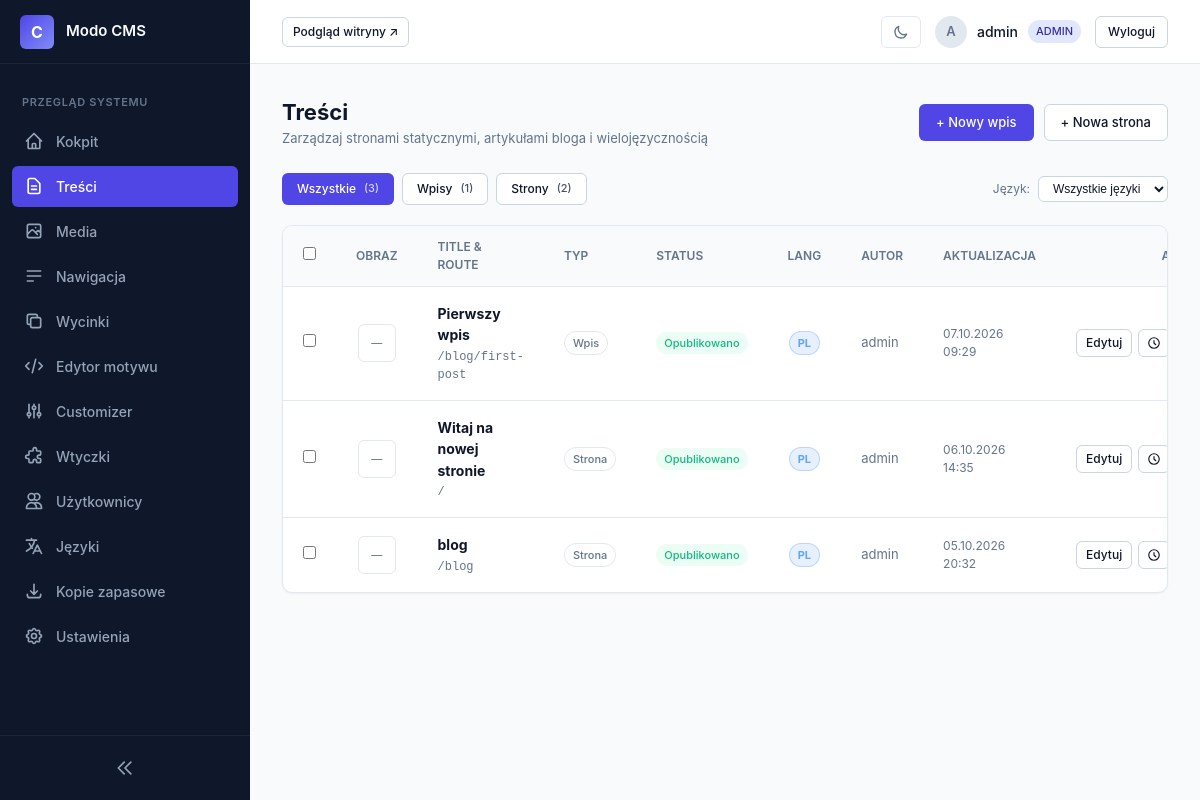
Screenshot of /admin/pages.php (signed in) with the database file from the repository.
### tables this page shows
CREATE TABLE pages (
                    id INTEGER PRIMARY KEY AUTOINCREMENT,
                    parent_id INTEGER DEFAULT 0,
                    slug TEXT NOT NULL,
                    title TEXT NOT NULL,
                    content TEXT,
                    type TEXT NOT NULL DEFAULT 'page',
                    status TEXT DEFAULT 'published',
                    lang TEXT NOT NULL DEFAULT 'en',
                    translation_group TEXT NOT NULL,
                    featured_image TEXT,
                    meta_title TEXT,
                    meta_description TEXT,
                    author_id INTEGER REFERENCES users(id) ON DELETE SET NULL,
                    created_at DATETIME DEFAULT CURRENT_TIMESTAMP,
                    updated_at DATETIME DEFAULT CURRENT_TIMESTAMP
                );

CREATE TABLE users (
                    id INTEGER PRIMARY KEY AUTOINCREMENT,
                    username TEXT UNIQUE NOT NULL,
                    password_hash TEXT NOT NULL,
                    email TEXT UNIQUE NOT NULL,
                    role TEXT NOT NULL DEFAULT 'admin',
                    admin_lang TEXT NOT NULL DEFAULT 'en',
                    api_token TEXT UNIQUE,
                    reset_token TEXT UNIQUE,
                    reset_expires DATETIME,
                    created_at DATETIME DEFAULT CURRENT_TIMESTAMP
                , totp_secret TEXT, totp_enabled INTEGER NOT NULL DEFAULT 0);

### core/Security.php (called while the page is built, shortened)
<?php
final class Security {
    public static function sanitize(string $data): string {
        return htmlspecialchars(trim($data), ENT_QUOTES, 'UTF-8');
    }
}

### core/Router.php (called while the page is built, shortened)
<?php
final class Router {
    public static function getOption(string $configurationKey, string $defaultFallback = ''): string {
        $database = Database::getConnection();
        $statement = $database->prepare("SELECT value FROM settings WHERE key = :key LIMIT 1");
        $statement->execute([':key' => $configurationKey]);
        $resultRow = $statement->fetch();
        return $resultRow ? (string)$resultRow['value'] : $defaultFallback;
    }
    public static function getPostsPageSlug(): string {
        $configuredPostsId = (int)self::getOption('posts_page_id', '0');
        if ($configuredPostsId > 0) {
            $database = Database::getConnection();
            $statement = $database->prepare("SELECT slug FROM pages WHERE id = :pid LIMIT 1");
            $statement->execute([':pid' => $configuredPostsId]);
            $resolvedSlug = $statement->fetchColumn();
            if ($resolvedSlug !== false && $resolvedSlug !== null && $resolvedSlug !== '') {
                return (string)$resolvedSlug;
            }
        }
        return 'blog';
    }
}

### admin/pages.php (the view, shortened to what this page needs)
<?php
$db = Database::getConnection();
$currentType = $_GET['type'] ?? 'all';
$currentLang = $_GET['lang'] ?? 'all';
$allPagesStmt = $db->query("SELECT id, parent_id, slug, lang, type FROM pages");
$lookupPages = [];
while ($p = $allPagesStmt->fetch()) {
    $lookupPages[(int)$p['id']] = $p;
}
function resolveFullSlug(array $item, array $lookup): string {
    if ($item['type'] === 'post') {
        return '/' . \Core\Router::getPostsPageSlug() . '/' . $item['slug'];
    }
    $slugs = [];
    $curr = (int)$item['id'];
    $visited = [];
    $limit = 20;
    while ($curr > 0 && isset($lookup[$curr]) && !in_array($curr, $visited, true) && $limit-- > 0) {
        $visited[] = $curr;
        if (!empty($lookup[$curr]['slug']) && $lookup[$curr]['slug'] !== 'home') {
            array_unshift($slugs, $lookup[$curr]['slug']);
        }
        $curr = (int)($lookup[$curr]['parent_id'] ?? 0);
    }
    return '/' . implode('/', $slugs);
}
$sql = "SELECT p.*, u.username as author_name FROM pages p LEFT JOIN users u ON p.author_id = u.id";
$params = [];
$sql .= " ORDER BY p.updated_at DESC";
$stmt = $db->prepare($sql);
$stmt->execute($params);
$items = $stmt->fetchAll();
$countAll = (int)$db->query("SELECT COUNT(*) FROM pages")->fetchColumn();
$countPosts = (int)$db->query("SELECT COUNT(*) FROM pages WHERE type = 'post'")->fetchColumn();
$countPages = (int)$db->query("SELECT COUNT(*) FROM pages WHERE type = 'page'")->fetchColumn();
require_once __DIR__ . '/views/header.php';
?>
<div class="page-header" style="margin-bottom: 24px;">
    <div>
        <h1 class="page-title"><?= _e('Content') ?></h1>
        <p style="color: var(--text-muted); font-size: 13px;"><?= _e('Manage static pages, blog articles, and localized content') ?></p>
    </div>
    <div style="display: flex; gap: 10px;">
        <a href="page-edit.php?type=post" class="btn btn-primary">+ <?= _e('New Post') ?></a>
        <a href="page-edit.php?type=page" class="btn btn-secondary">+ <?= _e('New Page') ?></a>
    </div>
</div>
<div style="display: flex; justify-content: space-between; align-items: center; flex-wrap: wrap; gap: 12px; margin-bottom: 20px;">
    <div style="display: flex; gap: 8px; align-items: center;">
        <a href="pages.php?type=all&lang=<?= urlencode($currentLang) ?>"
           class="btn <?= $currentType === 'all' ? 'btn-primary' : 'btn-secondary' ?>"
           style="padding: 6px 14px; font-size: 12px;">
            <?= _e('All') ?> <span style="opacity: 0.75; font-size: 11px;">(<?= $countAll ?>)</span>
        </a>
        <a href="pages.php?type=post&lang=<?= urlencode($currentLang) ?>"
           class="btn <?= $currentType === 'post' ? 'btn-primary' : 'btn-secondary' ?>"
           style="padding: 6px 14px; font-size: 12px;">
            <?= _e('Posts') ?> <span style="opacity: 0.75; font-size: 11px;">(<?= $countPosts ?>)</span>
        </a>
        <a href="pages.php?type=page&lang=<?= urlencode($currentLang) ?>"
           class="btn <?= $currentType === 'page' ? 'btn-primary' : 'btn-secondary' ?>"
           style="padding: 6px 14px; font-size: 12px;">
            <?= _e('Pages') ?> <span style="opacity: 0.75; font-size: 11px;">(<?= $countPages ?>)</span>
        </a>
    </div>
    <div style="display: flex; align-items: center; gap: 8px;">
        <span style="font-size: 12px; color: var(--text-muted);"><?= _e('Language:') ?></span>
        <select class="form-control" style="width: auto; padding: 4px 10px; font-size: 12px;" onchange="location.href='pages.php?type=<?= urlencode($currentType) ?>&lang=' + this.value">
            <option value="all" <?= $currentLang === 'all' ? 'selected' : '' ?>><?= _e('All Languages') ?></option>
        </select>
    </div>
</div>
<form method="post" id="bulk-form" style="margin: 0;">
<div class="table-container card" style="padding: 0; overflow: hidden; border: 1px solid var(--border-subtle);">
    <table class="pro-table">
        <thead>
            <tr>
                <th style="width: 40px; text-align: center;"><input type="checkbox" id="bulk-select-all" aria-label="<?= _e('Select all') ?>"></th>
                <th style="width: 54px; text-align: center;"><?= _e('Image') ?></th>
                <th><?= _e('Title & Route') ?></th>
                <th style="width: 90px;"><?= _e('Type') ?></th>
                <th style="width: 100px;"><?= _e('Status') ?></th>
                <th style="width: 70px; text-align: center;"><?= _e('Lang') ?></th>
                <th style="width: 120px;"><?= _e('Author') ?></th>
                <th style="width: 130px;"><?= _e('Updated') ?></th>
                <th style="text-align: right; width: 110px;"><?= _e('Actions') ?></th>
            </tr>
        </thead>
        <tbody>
            <?php if (empty($items)): ?>
                <tr>
                    <td colspan="9" style="text-align: center; color: var(--text-muted); padding: 48px 20px;">
                        <p style="margin: 0; font-size: 14px;"><?= _e('No matching documents found.') ?></p>
                    </td>
                </tr>
            <?php else: ?>
                <?php foreach ($items as $item):
                    $fullPath = resolveFullSlug($item, $lookupPages);
                ?>
                    <tr>
                        <td style="text-align: center; vertical-align: middle;">
                            <input type="checkbox" class="bulk-checkbox" name="ids[]" value="<?= (int)$item['id'] ?>" aria-label="<?= _e('Select') ?>">
                        </td>
                        <td style="text-align: center; vertical-align: middle;">
                            <?php if (!empty($item['featured_image'])): ?>
                                <img src="<?= htmlspecialchars($item['featured_image'], ENT_QUOTES, 'UTF-8') ?>"
                                     alt="Thumb"
                                     style="width: 38px; height: 38px; object-fit: cover; border-radius: var(--radius-sm, 6px); border: 1px solid var(--border-subtle); display: block; margin: 0 auto;">
                            <?php else: ?>
                                <div style="width: 38px; height: 38px; background: var(--bg-surface, #1e293b); border: 1px solid var(--border-subtle); border-radius: var(--radius-sm, 6px); display: flex; align-items: center; justify-content: center; color: var(--text-muted); font-size: 11px; margin: 0 auto;">
                                    &mdash;
                                </div>
                            <?php endif; ?>
                        </td>
                        <td>
                            <strong style="font-size: 14px;">
                                <a href="page-edit.php?id=<?= $item['id'] ?>" style="color: var(--text-main); text-decoration: none;">
                                    <?= Security::sanitize($item['title']) ?>
                                </a>
                            </strong>
                            <div style="color: var(--text-muted); font-size: 12px; font-family: ui-monospace, monospace; margin-top: 2px;">
                                <?= htmlspecialchars($fullPath, ENT_QUOTES, 'UTF-8') ?>
                            </div>
                        </td>
                        <td>
                            <span class="badge" style="background: var(--bg-surface, #1e293b); color: var(--text-muted); border: 1px solid var(--border-subtle); font-size: 11px;">
                            </span>
                        </td>
                        <td>
                            <span class="badge <?= $item['status'] === 'published' ? 'badge-success' : 'badge-warning' ?>" style="font-size: 11px;">
                            </span>
                        </td>
                        <td style="text-align: center;">
                            <span class="badge" style="background: rgba(59, 130, 246, 0.12); color: var(--accent, #60a5fa); border: 1px solid rgba(59, 130, 246, 0.25); font-size: 11px; font-weight: 700;">
                                <?= strtoupper(Security::sanitize($item['lang'])) ?>
                            </span>
                        </td>
                        <td style="color: var(--text-muted); font-size: 13px;">
                            <?= Security::sanitize($item['author_name'] ?? 'System') ?>
                        </td>
                        <td style="color: var(--text-muted); font-size: 12px;">
                            <?= date('d.m.Y H:i', strtotime($item['updated_at'])) ?>
                        </td>
                        <td style="text-align: right; vertical-align: middle;">
                            <div style="display: inline-flex; gap: 6px;">
                                <a href="page-edit.php?id=<?= $item['id'] ?>" class="btn btn-secondary" style="padding: 4px 9px; font-size: 12px;">
                                    <?= _e('Edit') ?>
                                </a>
                                <a href="page-edit.php?id=<?= $item['id'] ?>#revisions-card" class="btn btn-secondary" style="padding: 4px 8px; font-size: 12px; line-height: 1;" title="<?= _e('Revision History') ?>" aria-label="<?= _e('Revision History') ?>">
                                    <svg style="width: 14px; height: 14px; vertical-align: middle;" fill="none" stroke="currentColor" stroke-width="2" viewBox="0 0 24 24"><path stroke-linecap="round" stroke-linejoin="round" d="M12 8v4l3 3m6-3a9 9 0 11-18 0 9 9 0 0118 0z"/></svg>
                                </a>
                            </div>
                        </td>
                    </tr>
                <?php endforeach; ?>
            <?php endif; ?>
        </tbody>
    </table>
</div>
</form>
<?php require_once __DIR__ . '/views/footer.php'; ?>

### core/I18n.php (shortened to what this page needs)
<?php
    final class I18n {
        private static string $frontendLang = 'en';
        private static string $adminLang = 'en';
        private static string $defaultLang = 'en';
        private static array $translations = [];
        private static array $availableLanguages = [];
        public static function init(): void {
            self::$defaultLang = class_exists('\Core\Router') ? Router::getOption('default_language', 'en') : 'en';
            $configuredLanguage = class_exists('\Core\Config') ? \Core\Config::getString('language', '') : '';
            if ($configuredLanguage !== '' && preg_match('/^[a-z0-9_-]+$/i', $configuredLanguage) === 1) {
                self::$defaultLang = strtolower($configuredLanguage);
            }
            $rawLangs = class_exists('\Core\Router') ? Router::getOption('available_languages', 'en:English,pl:Polski') : 'en:English,pl:Polski';
            self::$availableLanguages = [];
            foreach (explode(',', $rawLangs) as $pair) {
                $parts = explode(':', trim($pair));
                if (count($parts) === 2) {
                    self::$availableLanguages[trim($parts[0])] = trim($parts[1]);
                }
            }
            $configuredAdminLang = class_exists('\Core\Router') ? Router::getOption('admin_language', self::$defaultLang) : self::$defaultLang;
            if (isset($_SESSION['user_admin_lang']) && array_key_exists($_SESSION['user_admin_lang'], self::$availableLanguages)) {
                self::$adminLang = $_SESSION['user_admin_lang'];
            } elseif (array_key_exists($configuredAdminLang, self::$availableLanguages)) {
                self::$adminLang = $configuredAdminLang;
            } else {
                self::$adminLang = self::$defaultLang;
            }
        }
        private static function detectFrontendLanguage(): void {
            $isMultilingual = class_exists('\Core\Router') && Router::getOption('multilingual_frontend', '0') === '1';
            if (!$isMultilingual) {
                self::$frontendLang = self::$defaultLang;
                return;
            }
        }
        public static function loadDictionary(string $lang): void {
            $lang = preg_replace('/[^a-z0-9_-]/i', '', $lang);
            $filePath = __DIR__ . '/../languages/' . $lang . '.json';
            if (file_exists($filePath)) {
                $json = file_get_contents($filePath);
                $data = json_decode((string)$json, true);
                if (is_array($data)) {
                    self::$translations[$lang] = $data;
                    return;
                }
            }
            self::$translations[$lang] = [];
        }
        public static function translate(string $key, ?string $lang = null): string {
            if ($lang === null) {
                $isAdmin = defined('IN_ADMIN') && IN_ADMIN === true;
                $lang = $isAdmin ? self::$adminLang : self::$frontendLang;
            }
            $translated = self::$translations[$lang][$key] ?? null;
            if ($translated !== null && $translated !== '') {
                return (string)$translated;
            }
            return $key;
        }
    }
    if (!function_exists('_e')) {
        function _e(string $key, ?string $lang = null): void {
            echo htmlspecialchars(\Core\I18n::translate($key, $lang), ENT_QUOTES, 'UTF-8');
        }
    }

### rows the page displays
pages: title "Pierwszy wpis", fullPath "/blog/first-post", lang "Wpis Opublikowano Edytuj", lang "PL", author.username "admin", updated_at "07.10.2026 09:29"
pages: title "Witaj na nowej stronie", fullPath "/", lang "Strona Opublikowano Edytuj", lang "PL", author.username "admin", updated_at "06.10.2026 14:35", $item['id'] 1 (drawn)
pages: title "blog", id "/blog", lang "Strona Opublikowano Edytuj", lang "PL", author.username "admin", updated_at "05.10.2026 20:32"

### other values shown
substr($_SESSION['user_name'] ?? 'A', 0, 1) "A"
$_SESSION['user_name'] "admin"
Auth::role() "ADMIN"
$countAll "3"
$countPosts "1"
$countPages "2"
form field value "Wszystkie języki"
